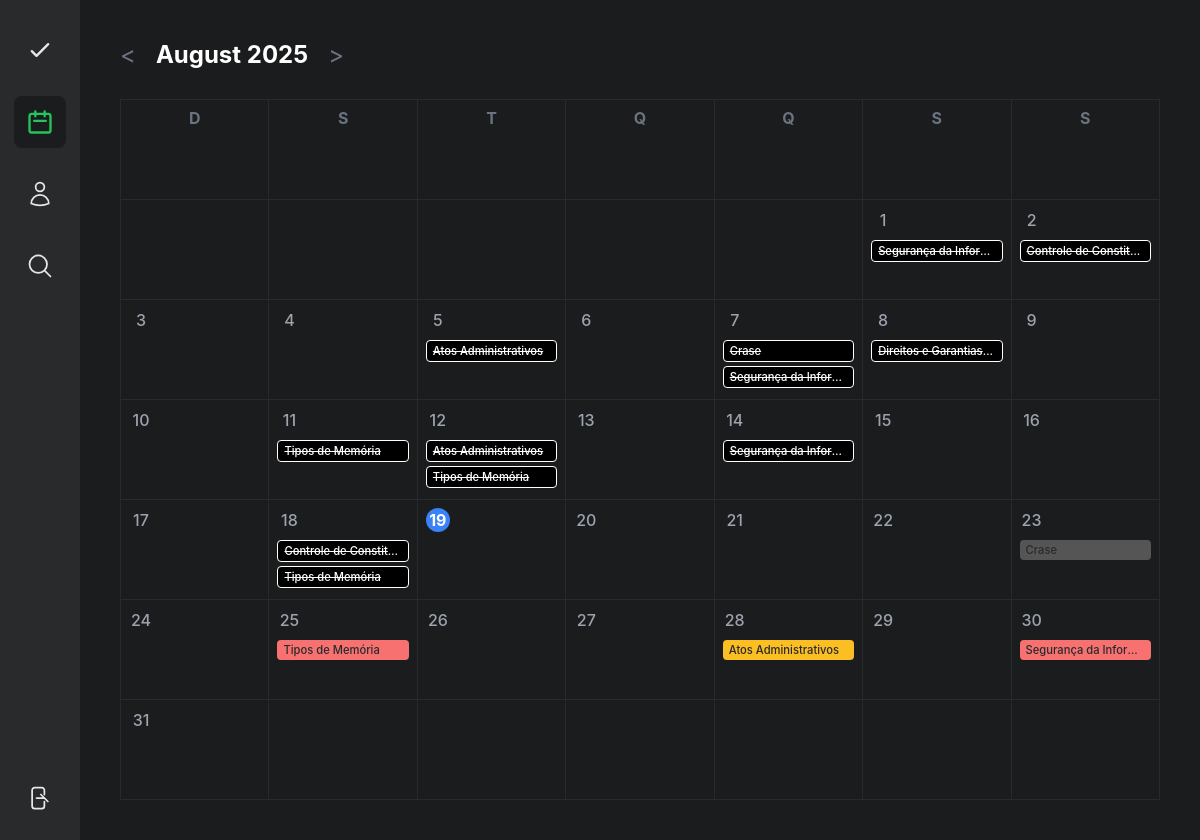
/calendario.php (signed in), run on the app's committed database.
### tables this page shows
CREATE TABLE `revisoes` (
  `id` int(11) NOT NULL,
  `assunto_id` int(11) NOT NULL,
  `dia_revisao` int(11) NOT NULL,
  `data_revisao` date NOT NULL,
  `feita` tinyint(1) DEFAULT 0
);

CREATE TABLE `assuntos` (
  `id` int(11) NOT NULL,
  `user_id` int(11) NOT NULL,
  `titulo` varchar(200) NOT NULL,
  `descricao` text DEFAULT NULL,
  `criado_em` date NOT NULL DEFAULT curdate(),
  `tags` varchar(255) DEFAULT NULL
);

### calendario.php (the view, shortened to what this page needs)
<?php
require 'config.php';
$usuario_id = $_SESSION['user_id'];
$mes = isset($_GET['mes']) ? (int)$_GET['mes'] : date('n');
$ano = isset($_GET['ano']) ? (int)$_GET['ano'] : date('Y');
$primeiro_dia_timestamp = mktime(0, 0, 0, $mes, 1, $ano);
$dias_no_mes = date('t', $primeiro_dia_timestamp);
$dia_semana_comeca = date('w', $primeiro_dia_timestamp);
$mes_anterior = $mes - 1;
$ano_anterior = $ano;
$mes_proximo = $mes + 1;
$ano_proximo = $ano;
$nome_mes = strftime('%B', $primeiro_dia_timestamp);
$hoje = date('Y-m-d');
$sql_revisoes = "SELECT r.data_revisao, r.feita, a.titulo, t.nome as tag_nome
                 FROM revisoes r
                 JOIN assuntos a ON r.assunto_id = a.id
                 LEFT JOIN assunto_tag at ON a.id = at.assunto_id
                 LEFT JOIN tags t ON at.tag_id = t.id
                 WHERE a.user_id = ? AND MONTH(r.data_revisao) = ? AND YEAR(r.data_revisao) = ?";
$stmt = $pdo->prepare($sql_revisoes);
$stmt->execute([$usuario_id, $mes, $ano]);
$revisoes_do_mes = $stmt->fetchAll();
$eventos_por_dia = [];
foreach ($revisoes_do_mes as $revisao) {
    $dia = date('j', strtotime($revisao['data_revisao']));
    $eventos_por_dia[$dia][] = $revisao;
}
$sql_materias = "SELECT DISTINCT t.nome FROM tags t JOIN assunto_tag at ON t.id = at.tag_id JOIN assuntos a ON at.assunto_id = a.id WHERE a.user_id = ? ORDER BY t.nome ASC";
$stmt_materias = $pdo->prepare($sql_materias);
$stmt_materias->execute([$usuario_id]);
$materias = $stmt_materias->fetchAll(PDO::FETCH_COLUMN);
$cores_disponiveis = ['#FBBF24', '#60A5FA', '#F87171', '#4ADE80', '#818CF8', '#A78BFA'];
$cores_materias = [];
foreach($materias as $i => $materia){
    $cores_materias[$materia] = $cores_disponiveis[$i % count($cores_disponiveis)];
}
?>
<!DOCTYPE html>
<html lang="pt-br">
<head>
</head>
<body>
    <div class="main-grid">
        <aside class="nav-icons">
            <div class="nav-icons-top">
                <a href="dashboard.php" title="Dashboard">
                    <svg fill="none" stroke="currentColor" viewBox="0 0 24 24"><path stroke-linecap="round" stroke-linejoin="round" stroke-width="2" d="M5 13l4 4L19 7"></path></svg>
                </a>
                <a href="#" class="active" title="Calendário">
                    <svg fill="none" stroke="currentColor" viewBox="0 0 24 24"><path stroke-linecap="round" stroke-linejoin="round" stroke-width="2" d="M8 7V3m8 4V3m-9 8h10M5 21h14a2 2 0 002-2V7a2 2 0 00-2-2H5a2 2 0 00-2 2v12a2 2 0 002 2z"></path></svg>
                </a>
                 <a href="perfil.php" title="Perfil">
                    <svg fill="none" stroke="currentColor" viewBox="0 0 24 24" stroke-width="1.5"><path stroke-linecap="round" stroke-linejoin="round" d="M15.75 6a3.75 3.75 0 11-7.5 0 3.75 3.75 0 017.5 0zM4.501 20.118a7.5 7.5 0 0114.998 0A17.933 17.933 0 0112 21.75c-2.676 0-5.216-.584-7.499-1.632z" /></svg>
                </a>
                <a href="busca.php" title="Busca">
                    <svg fill="none" stroke="currentColor" viewBox="0 0 24 24" stroke-width="1.5"><path stroke-linecap="round" stroke-linejoin="round" d="M21 21l-5.197-5.197m0 0A7.5 7.5 0 105.196 5.196a7.5 7.5 0 0010.607 10.607z" /></svg>
                </a>
            </div>
            <div class="nav-icons-bottom">
                <a href="logout.php" title="Sair">
                    <svg fill="none" stroke="currentColor" viewBox="0 0 24 24" stroke-width="1.5"><path stroke-linecap="round" stroke-linejoin="round" d="M15.75 9V5.25A2.25 2.25 0 0013.5 3h-6a2.25 2.25 0 00-2.25 2.25v13.5A2.25 2.25 0 007.5 21h6a2.25 2.25 0 002.25-2.25V15m3 0l-3-3m0 0l-3-3m3 3H9" /></svg>
                </a>
            </div>
        </aside>
        <main class="calendar-container">
            <header class="calendar-header">
                <a class="nav-arrow" href="?mes=<?= $mes_anterior ?>&ano=<?= $ano_anterior ?>">&lt;</a>
                <h1><?= htmlspecialchars(ucfirst($nome_mes)) . ' ' . $ano ?></h1>
                <a class="nav-arrow" href="?mes=<?= $mes_proximo ?>&ano=<?= $ano_proximo ?>">&gt;</a>
            </header>
            <div class="calendar-grid">
                <div class="weekday">D</div><div class="weekday">S</div><div class="weekday">T</div><div class="weekday">Q</div><div class="weekday">Q</div><div class="weekday">S</div><div class="weekday">S</div>
                <?php
                for ($i = 0; $i < $dia_semana_comeca; $i++) { echo '<div></div>'; }
                for ($dia = 1; $dia <= $dias_no_mes; $dia++) {
                    $classes_celula = 'day-cell';
                    if ($dia == date('j') && $mes == date('n') && $ano == date('Y')) {
                        $classes_celula .= ' current-day';
                    }
                    echo '<div class="' . $classes_celula . '">';
                    echo '<span class="day-number">' . $dia . '</span>';
                    if (isset($eventos_por_dia[$dia])) {
                        foreach ($eventos_por_dia[$dia] as $evento) {
                            $cor_fundo = '#555';
                            $cor_texto = 'var(--bg-darkest)';
                            $estilo_extra = '';
                            if ($evento['feita'] == 1 || ($evento['data_revisao'] < $hoje && $evento['feita'] == 0)) {
                                $cor_fundo = '#000000';
                                $cor_texto = '#FFFFFF';
                                $estilo_extra = 'border: 1px solid #FFFFFF; text-decoration: line-through;';
                            } else {
                                $cor_fundo = isset($evento['tag_nome']) ? ($cores_materias[$evento['tag_nome']] ?? '#555') : '#555';
                            }
                            echo '<div class="event-pill" style="background-color:' . $cor_fundo . '; color:' . $cor_texto . ';' . $estilo_extra . '" title="' . htmlspecialchars($evento['titulo']) . '">'
                                 . htmlspecialchars($evento['titulo'])
                                 . '</div>';
                        }
                    }
                    echo '</div>';
                }
                $total_celulas = $dia_semana_comeca + $dias_no_mes;
                $celulas_finais = (7 - ($total_celulas % 7)) % 7;
                for ($i = 0; $i < $celulas_finais; $i++) { echo '<div></div>'; }
                ?>
            </div>
        </main>
    </div>
</body>
</html>

### calendario.php (style rules this page uses)
:root { --bg-darkest: #282A2C; --bg-darker: #1B1C1D; --bg-dark: #282A2C; --text-light: #E5E7EB; --text-normal: #9CA3AF; --text-dark: #6B7280; --accent-yellow: #FBBF24; --accent-red: #F87171; --accent-green: #22C55E; --accent-blue: #3B82F6; }
* { margin: 0; padding: 0; box-sizing: border-box; }
body { font-family: -apple-system, BlinkMacSystemFont, "Segoe UI", Roboto, Helvetica, Arial, sans-serif; background-color: var(--bg-darker); color: var(--text-light); }
a { color: inherit; text-decoration: none; }
.main-grid { display: grid; grid-template-columns: 80px 1fr; height: 100vh; }
.nav-icons { background-color: var(--bg-dark); border-right: 1px solid var(--bg-dark); padding: 24px 0; display: flex; flex-direction: column; align-items: center; justify-content: space-between; }
.nav-icons-top { display: flex; flex-direction: column; align-items: center; gap: 20px; }
.nav-icons a { padding: 12px; border-radius: 8px; line-height: 0; transition: background-color 0.2s; }
.nav-icons a.active { background-color: var(--bg-darker); }
.nav-icons svg { width: 28px; height: 28px; }
.nav-icons .active svg { color: var(--accent-green); }
.calendar-container { padding: 40px; background-color: var(--bg-darker); }
.calendar-header { display: flex; align-items: center; justify-content: flex-start; margin-bottom: 30px; }
.calendar-header h1 { font-size: 1.5rem; text-transform: capitalize; color: white; margin: 0 20px; }
.calendar-header .nav-arrow { font-size: 1.5rem; color: var(--text-dark); transition: color 0.2s; }
.calendar-grid { display: grid; grid-template-columns: repeat(7, 1fr); border-top: 1px solid var(--bg-dark); border-left: 1px solid var(--bg-dark); }
.calendar-grid > div { min-height: 100px; padding: 8px; border-right: 1px solid var(--bg-dark); border-bottom: 1px solid var(--bg-dark); overflow: hidden; transition: background-color 0.2s; }
.weekday { font-weight: bold; color: var(--text-dark); text-align: center; min-height: auto; padding: 12px 8px; }
.day-cell { display: flex; flex-direction: column; gap: 4px; }
.day-number { font-weight: 500; color: var(--text-normal); margin-bottom: 4px; width: 24px; height: 24px; display: flex; align-items: center; justify-content: center; transition: all 0.2s; }
.event-pill { font-size: 0.7rem; font-weight: 500; padding: 3px 6px; border-radius: 4px; white-space: nowrap; overflow: hidden; text-overflow: ellipsis; color: var(--bg-darkest); }
.current-day .day-number { background-color: var(--accent-blue); color: white; border-radius: 50%; font-weight: bold; }

### data on the page
revisoes: assunto.titulo "Segurança da Infor…"
revisoes: assunto.titulo "Controle de Constit…"
revisoes: assunto.titulo "Atos Administrativos"
revisoes: assunto.titulo "Crase"
revisoes: assunto.titulo "Segurança da Infor…"
revisoes: assunto.titulo "Direitos e Garantias…"
revisoes: assunto.titulo "Tipos de Memória"
revisoes: assunto.titulo "Atos Administrativos"
revisoes: assunto.titulo "Tipos de Memória"
revisoes: assunto.titulo "Segurança da Infor…"
revisoes: assunto.titulo "Controle de Constit…"
revisoes: assunto.titulo "Tipos de Memória"
revisoes: assunto.titulo "Crase"
revisoes: assunto.titulo "Tipos de Memória"
revisoes: assunto.titulo "Atos Administrativos"
revisoes: assunto.titulo "Segurança da Infor…"

### other printed values
$nome_mes "August"
$ano "2025"
